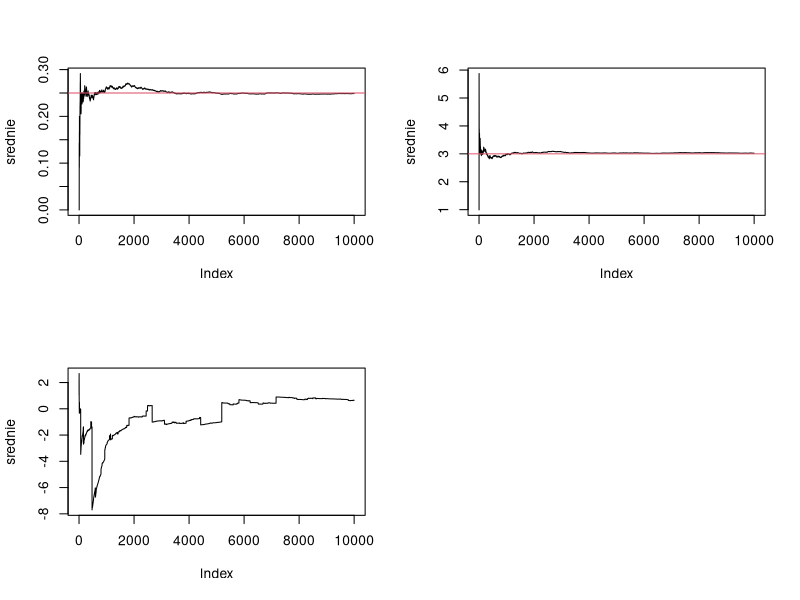
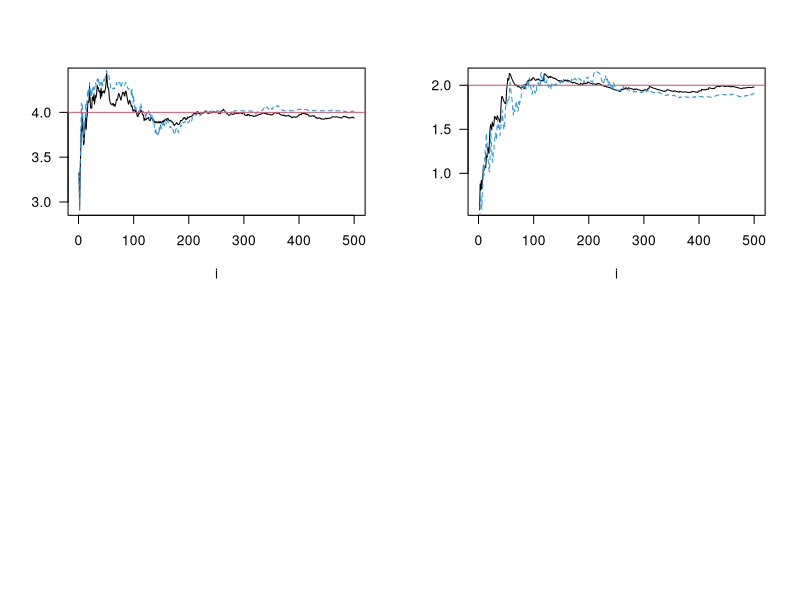
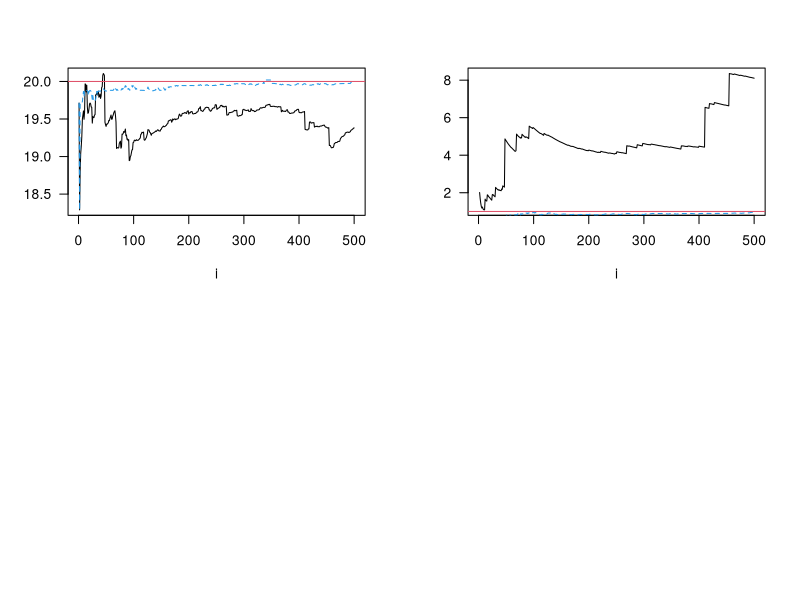

Recreate these plots in R, in order.
# Zadanie 1

N = 10000
n = 1:N

set.seed(100)

p = 0.25
X = rbinom(N, 1, p)
S = cumsum(X)
srednie = S/n
par(mfrow = c(2,2))
plot(srednie, type='l')
abline(h=p, col=2)

#par(mfrow = c(2,3))
#par(mfcol = c(2,3))
#layout(1)

lambda = 1/3
X = rexp(N, lambda)
S = cumsum(X)
srednie = S/n
plot(srednie, type='l')
abline(h=(1/lambda), col=2)

a = 0
d = 1
X = rcauchy(N,a,d)
S = cumsum(X)
srednie = S/n
plot(srednie, type='l')

# Zadanie 2

mi=4; sigma=2
N=500; n=1:N
X=rnorm(N,mi,sigma)
srednia=cumsum(X)/n
mediany=c()
for(i in 1:N) mediany[i]=median(X[1:i])

# for(i in wektor){
#   instr1
#   instr2
# }

# median(a)
# sd(a) - odchylenie standardowe
# mean(a)
# var(a)
# IQR(a) - roznica miedzy kwantylami?

odchylenie_std=c();D=c()
for(i in 2:N){
  odchylenie_std[i]=sd(X[1:i])
  D[i]=IQR(X[1:i])/1.35
}

par(mfrow = c(2,2))
plot(srednia,type='l',xlab='i',ylab="",las=1)
lines(mediany,lty=2,col=4)
abline(h=mi,col=2)

plot(odchylenie_std,type='l',xlab='i',ylab="",las=1)
lines(D,lty=2,col=4)
abline(h=sigma,col=2)


# Zadanie 3

a=20; d=1
N=500; n=1:N
X=rcauchy(N,a,d)
srednia=cumsum(X)/n
mediany=c()
for(i in 1:N) mediany[i]=median(X[1:i])

odchylenie_std=c();D=c()
for(i in 2:N){
  odchylenie_std[i]=sd(X[1:i])
  D[i]=IQR(X[1:i])/2
}

par(mfrow = c(2,2))
plot(srednia,type='l',xlab='i',ylab="",las=1)
lines(mediany,lty=2,col=4)
abline(h=a,col=2)

plot(odchylenie_std,type='l',xlab='i',ylab="",las=1)
lines(D,lty=2,col=4)
abline(h=d,col=2)


# Zadanie 4

library(MASS)
czas = c(483,705,2623,347,620,2719,1035,421)
(est1=1/mean(czas))
(est2=fitdistr(czas,densfun="exponential")$est)

estEX = 1/est1
pexp(1000,est1)

